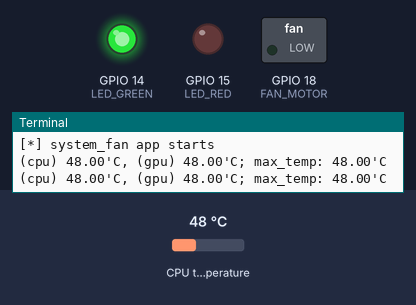
The program below on a simulated Raspberry Pi (BCM pin numbers). Shown: switched loads named in the program (green lamp = pin HIGH), output pins drawn as LEDs (lit = HIGH), the last lines printed to the terminal. Inputs (shaded band) come from the test bench; at power-on: CPU temperature 48 °C.

Above: at 1.2 s.
1.3 s: CPU temperature set to 68 °C
3.2 s: CPU temperature set to 71 °C
At 4.7 s:
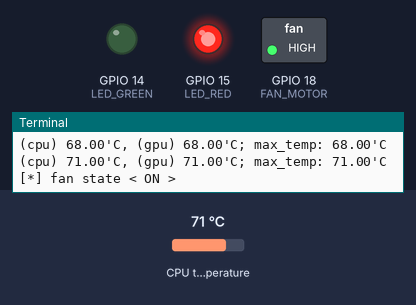
Timing chart, 0 to 6.2 s (numbered marks = the images above; inputs shaded):
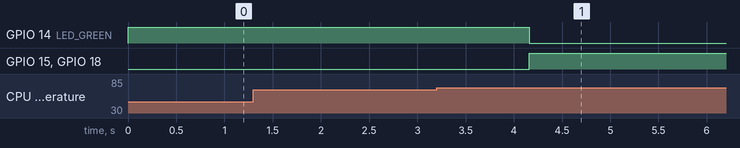

Measured:
- the behaviour switches between 69 and 70 °C on CPU temperature (found by bisection; images 0 and 1)
- after the input at 3.2 s, GPIO 14 (LED_GREEN): HIGH → LOW after 0.96 s; GPIO 15 (LED_RED), GPIO 18 (FAN_MOTOR): LOW → HIGH after 0.96 s

The program:

system_fan.py
```python
'''
script for fan control (ON/OFF), depends on specified edge temperatures
'''
import time
import subprocess
import RPi.GPIO as GPIO


def cpu_temp():
	'''cpu temperature
	divide by 1000, to get human readable value
	'''
	cmd = 'cat /sys/class/thermal/thermal_zone0/temp'
	cmd_out = subprocess.getoutput(cmd)
	temp_float = (int(cmd_out.strip())/1000)
	#temp_str = "temp={:01.1f}'C".format(temp_float)
	return temp_float


def gpu_temp():
	'''
	gpu temperature
	example:
		temp=47.2'C
	'''
	cmd = 'vcgencmd measure_temp'
	temp_str = subprocess.getoutput(cmd)
	temp_float = float((temp_str.split('=')[1]).split("'")[0])
	return temp_float


if __name__ == "__main__":
	# ******** SETUP ********
	GPIO.setwarnings(False) # Ignore warning for now
	GPIO.setmode(GPIO.BCM) # Use Broadcom SOC channel

	# set edge temperatures ['C]
	low_temp, high_temp = 55, 70


	# ******** MOTOR ********
	print('[*] system_fan app starts')
	FAN_MOTOR = 18
	GPIO.setup(FAN_MOTOR, GPIO.OUT, initial=GPIO.LOW)


	# ******** LEDS ********
	LED_GREEN = 14
	LED_RED = 15

	GPIO.setup(LED_GREEN, GPIO.OUT, initial=GPIO.LOW)
	GPIO.setup(LED_RED, GPIO.OUT, initial=GPIO.LOW)

	# green at start
	GPIO.output(LED_GREEN, GPIO.HIGH)

	try:
		# main loop
		while True:
			# measure
			cpu_float = cpu_temp()
			cpu_str = "{:01.2f}'C".format(cpu_float)
			gpu_float = gpu_temp()
			gpu_str = "{:01.2f}'C".format(gpu_float)
			max_temp = max(cpu_float, gpu_float)
			max_temp_str = "{:01.2f}'C".format(max_temp)
			print('(cpu) {}, (gpu) {}; max_temp: {}'.format(cpu_str, gpu_str, max_temp_str))

			if max_temp < high_temp:
				# print("no need for cool, max_temp: {}'C".format(max_temp))
				time.sleep(1)
				continue

			# cool
			GPIO.output(FAN_MOTOR, GPIO.HIGH)	# Turn on

			# switch leds
			GPIO.output(LED_GREEN, GPIO.LOW)
			GPIO.output(LED_RED, GPIO.HIGH)
			print('[*] fan state < ON >')

			while True:
				# cool down 2[s]
				time.sleep(1)

				# measure
				cpu_float = cpu_temp()
				cpu_str = "{:01.2f}'C".format(cpu_float)
				gpu_float = gpu_temp()
				gpu_str = "{:01.2f}'C".format(gpu_float)
				max_temp = max(cpu_float, gpu_float)
				max_temp_str = "{:01.2f}'C".format(max_temp)
				print('(cpu) {}, (gpu) {}; max_temp: {}'.format(cpu_str, gpu_str, max_temp_str))

				# check if we are under low_temp
				if max_temp < low_temp:
					# print("now its cool, max_temp: {}'C".format(max_temp))
					GPIO.output(FAN_MOTOR, GPIO.LOW)	# Turn off

					# switch leds
					GPIO.output(LED_GREEN, GPIO.HIGH)
					GPIO.output(LED_RED, GPIO.LOW)
					print('[*] fan state < OFF >')
					break

	except KeyboardInterrupt:
		print('broken by user')

	finally:
		GPIO.cleanup()
		print('GPIO pins cleaned')


'''
info:
	J8:
	   3V3  (1) (2)  5V
	 GPIO2  (3) (4)  5V
	 GPIO3  (5) (6)  GND
	 GPIO4  (7) (8)  GPIO14
	   GND  (9) (10) GPIO15
	GPIO17 (11) (12) GPIO18
			  ...

	LED_GREEN 	- GPIO14
	LED_RED 	- GPIO15
	FAN_MOTOR	- GPIO18

todo:
	-clear all not used lines at start
	-use PWM
	-

'''
```
